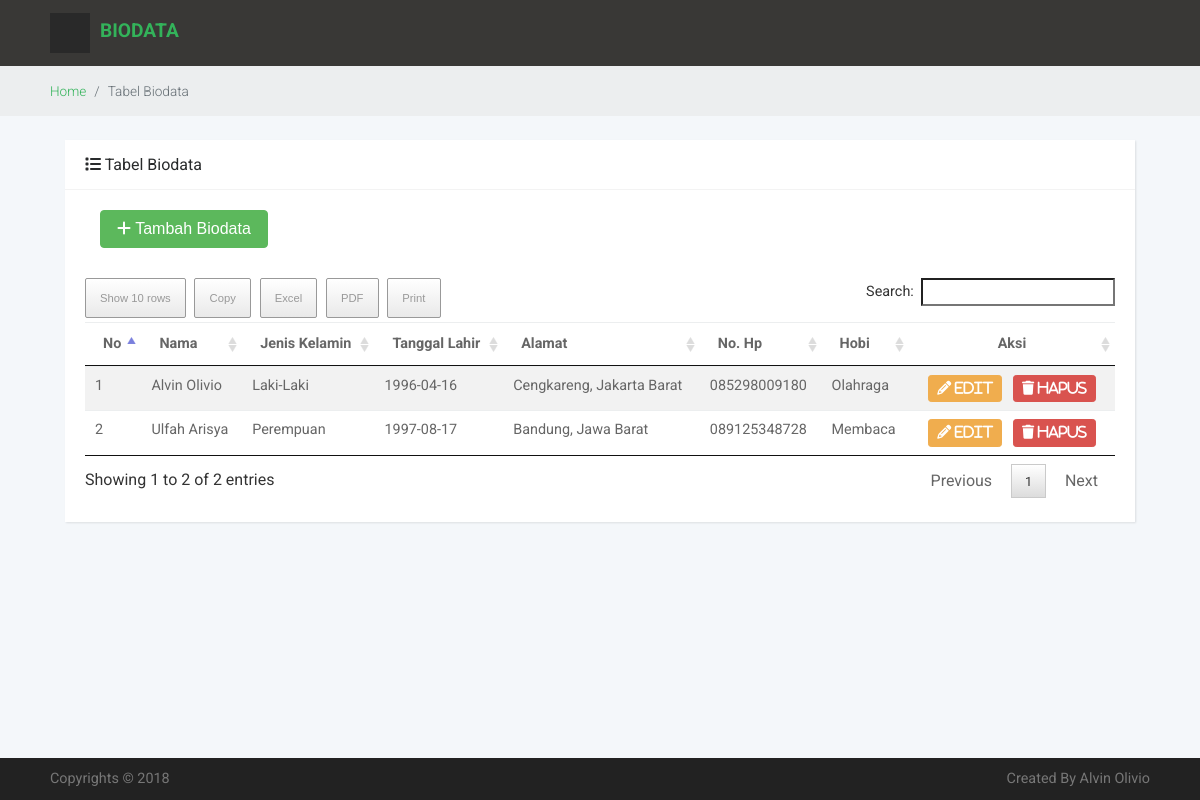
Page /tabel.php on the committed database.
### tables this page shows
CREATE TABLE `tabel_biodata` (
  `id` int(11) NOT NULL,
  `nama` varchar(50) NOT NULL,
  `jenis_kelamin` enum('Laki-Laki','Perempuan') NOT NULL,
  `alamat` varchar(100) NOT NULL,
  `no_hp` varchar(12) NOT NULL,
  `tgl_lahir` date NOT NULL,
  `hobi` varchar(20) NOT NULL
);

### tabel.php (the view, shortened to what this page needs)
<?php
include 'connect.php';
include 'header.php';
?>
<div class="breadcrumb-holder">
  <div class="container-fluid">
    <ul class="breadcrumb">
      <li class="breadcrumb-item"><a href="index.php">Home</a></li>
      <li class="breadcrumb-item active">Tabel Biodata</li>
    </ul>
  </div>
</div>
<section class="forms">
  <div class="container-fluid">
    <br>
    <div class="col-lg-12">
      <div class="card">
        <div class="card-header d-flex align-items-center">
          <h2 class="h5 display display"><i class="fa fa-list"></i> Tabel Biodata</h2>
        </div>
        <div class="card-block">
          <form class="form-horizontal">
            <div class="col-sm-5">
              <button class="btn btn-success" onclick="location.href='input.php'" type="button"><i class="fa fa-plus"></i> Tambah Biodata</button>
            </div>
            <table id="tabel_biodata" class="table table-striped table-hover" style="width: 100%;">
              <thead>
                <tr>
                  <th>No</th>
                  <th>Nama</th>
                  <th>Jenis Kelamin</th>
                  <th>Tanggal Lahir</th>
                  <th>Alamat</th>
                  <th>No. Hp</th>
                  <th>Hobi</th>
                  <th style="text-align: center; width: 20%">Aksi</th>
                </tr>
              </thead>
              <tbody>
                <?php
                $sql = "SELECT * FROM tabel_biodata ORDER BY id";
                $no  = 1;
                foreach ($dbh->query($sql) as $data) :
                  ?>
                  <tr>
                    <td><?php echo $no++; ?></td>
                    <td><?php echo $data['nama'] ?></td>
                    <td><?php echo $data['jenis_kelamin'] ?></td>
                    <td><?php echo $data['tgl_lahir'] ?></td>
                    <td><?php echo $data['alamat'] ?></td>
                    <td><?php echo $data['no_hp'] ?></td>
                    <td><?php echo $data['hobi'] ?></td>
                    <td align="center">
                      <a href="edit.php?id=<?php echo $data['id'] ?>" class="btn btn-warning btn-sm" role="button"><i class="fa fa-pencil" aria-hidden="true"> Edit</i></a>
                      <a href="hapus.php?id=<?php echo $data['id'] ?>" onclick="return confirm('Anda yakin akan menghapus data?')" class="btn btn-danger btn-sm" role="button"><i class="fa fa-trash" aria-hidden="true"> Hapus</i></a>
                    </td>
                  </tr>
                  <?php
                endforeach;
                ?>
              </tbody>
            </table>
          </form>
        </div>
      </div>
    </div>
  </div>
</section>
<?php
include 'footer.php';
?>

### header.php (shortened to what this page needs)
<!DOCTYPE html>
<html>
<head>
  <link rel="stylesheet" href="css/bootstrap.min.css">
  <link rel="stylesheet" href="css/buttons.dataTables.min.css">
  <link rel="stylesheet" href="css/dataTables.responsive.css">
  <link rel="stylesheet" href="css/style.default.css" id="theme-stylesheet">
  <link rel="stylesheet" href="css/grasp_mobile_progress_circle-1.0.0.min.css">
  <link rel="stylesheet" href="css/custom.css">
  <link rel="stylesheet" href="css/jquery.dataTables.min.css"></style>
  <link rel="stylesheet" href="https://file.myfontastic.com/da58YPMQ7U5HY8Rb6UxkNf/icons.css">
      </head>
      <body>
        <div class="page home-page">
          <header class="header">
            <nav class="navbar">
              <div class="container-fluid">
                <div class="navbar-holder d-flex align-items-center justify-content-between">
                  <div class="navbar-header"><a id="toggle-btn" href="#" class="menu-btn"><i class="icon-bars"> </i></a><a href="index.php" class="navbar-brand">
                    <div class="brand-text hidden-sm-down"><strong class="text-primary">BIODATA</strong></div></a></div>
                  </div>
                </div>
              </nav>
            </header>

### footer.php (shortened to what this page needs)
<footer class="main-footer">
  <div class="container-fluid">
    <div class="row">
      <div class="col-sm-6">
        <p>Copyrights &copy; 2018</p>
      </div>
      <div class="col-sm-6 text-right">
        <p>Created By Alvin Olivio</a></p>
      </div>
    </div>
  </div>
</footer>
</body>
</html>

### css/style.default.css (style rules this page uses)
a { display: inline-block; text-decoration: none; color: #fff; transition: all 0.3s; }
ul { padding: 0; margin: 0; }
body { overflow-x: hidden; }
i { display: inline-block; }
p { color: #888; }
table { font-size: 0.9em; color: #666; }
.page { position: absolute; top: 0; right: 0; transition: width 0.3s linear; width: calc(100% - 200px); background-color: #F4F7FA; min-height: 100vh; padding-bottom: 50px; }
h2 { color: #555; font-weight: 400; }
.breadcrumb-holder { background: #eceeef; }
.breadcrumb-holder .breadcrumb { padding: 15px 0; font-size: 0.85em; font-weight: 300; color: #999; margin-bottom: 0; }
.card { height: 100%; border: none; background: #fff; box-shadow: 1px 1px 2px rgba(0, 0, 0, 0.1); border-radius: 0; }
.card-header { height: 50px; background-color: #fff; border-bottom-color: #f3f3f3; border-top: none; }
.card-header h2, .card-header h3 { margin-bottom: 0; }
.display { font-weight: 400 !important; }
button { cursor: pointer; }
@media (min-width: 992px) { .container-fluid { padding: 0 50px; } }
nav.navbar { background: #393836; padding: .8rem 0; }
nav.navbar .container-fluid { width: 100%; }
nav.navbar a { font-size: 0.8em; color: #fff; position: relative; }
nav.navbar a.navbar-brand { margin-left: 10px; }
nav.navbar .brand-text { text-transform: uppercase; }
nav.navbar .brand-text strong { font-size: 1.5em; }
nav.navbar a.menu-btn { width: 40px; height: 40px; line-height: 40px; background: #292929; color: #fff; text-align: center; padding: 0 !important; }
@media (max-width: 1200px) { .page { width: 100%; } }
footer.main-footer { position: absolute; width: 100%; bottom: 0; background: #222; padding: 10px 0; }
footer.main-footer p { font-size: 0.7em; color: #777; margin: 0; }
@media (min-width: 992px) { footer.main-footer p { font-size: 0.9em; } }
section.forms div[class*="col-"] { margin-bottom: 30px; }
@media (min-width: 992px) { section.forms h2 { font-size: 1rem; } }
.navbar { padding: 0.5rem 1rem; }
.navbar-brand { display: inline-block; padding-top: .25rem; padding-bottom: .25rem; margin-right: 1rem; font-size: 1.25rem; }
.btn { font-weight: normal; line-height: 1.25; border: 1px solid transparent; padding: 0.5rem 1rem; font-size: 1rem; border-radius: 0.25rem; transition: all 0.2s ease-in-out; }
.btn-success { color: #fff; background-color: #5cb85c; border-color: #5cb85c; }
.btn-warning { color: #fff; background-color: #f0ad4e; border-color: #f0ad4e; }
.btn-danger { color: #fff; background-color: #d9534f; border-color: #d9534f; }
.btn-sm { padding: 0.25rem 0.5rem; font-size: 0.875rem; border-radius: 0.2rem; }
body { font-family: "Roboto", sans-serif; font-size: 1rem; font-weight: normal; line-height: 1.5; color: #292b2c; background-color: #fff; }
a { color: #33b35a; text-decoration: none; }
h1, h2, h3, h4, h5, h6, .h1, .h2, .h3, .h4, .h5, .h6 { margin-bottom: 0.5rem; font-family: "Roboto", sans-serif; font-weight: 500; line-height: 1.1; color: inherit; }
h2, .h2 { font-size: 1.3rem; }
h5, .h5 { font-size: 0.9rem; }
.text-primary { color: #33b35a !important; }

### rows in the picture
tabel_biodata: nama "Alvin Olivio", jenis_kelamin "Laki-Laki", tgl_lahir "1996-04-16", alamat "Cengkareng, Jakarta Barat", no_hp "085298009180", hobi "Olahraga"
tabel_biodata: nama "Ulfah Arisya", jenis_kelamin "Perempuan", tgl_lahir "1997-08-17", alamat "Bandung, Jawa Barat", no_hp "089125348728", hobi "Membaca"
